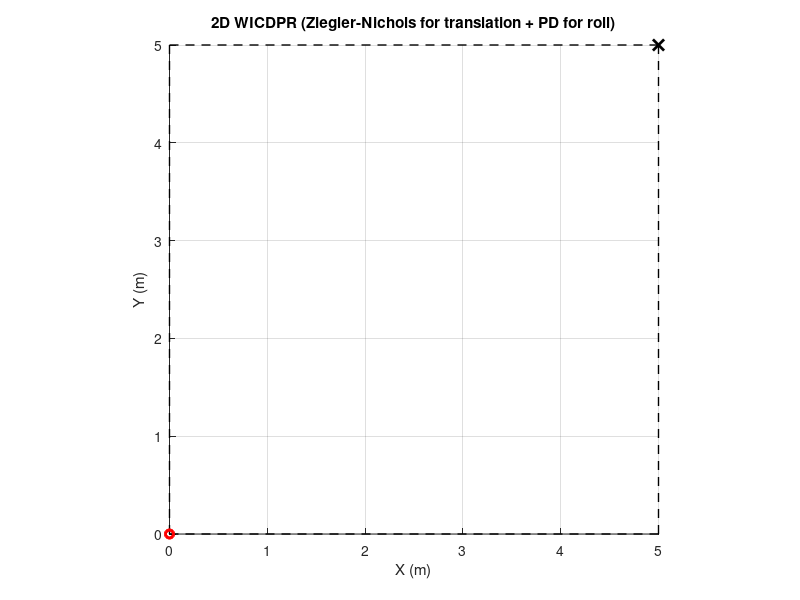

This chart was generated by the following MATLAB code: (Note: this script raises an error after producing the figure.)
%% wicdpr_2d_pid_roll_ZN.m
% 2-Cable WICDPR in 2D with Z-N PID for translation + PD for roll orientation.
%
% Platform: ~30cm wide x 10cm tall, but corners attach at top-left / top-right.
% Anchors: (0, H) and (Lx, H).
%
% State: [ x, y, phi, vx, vy, omega ]
%   x,y   => platform COM in 2D
%   phi   => roll angle (radians)
%   vx,vy => velocities
%   omega => roll rate
%
% By: ADAM MCENEANEY, 20/11/2024

clear; clc; close all;

%% 1) Workspace and user inputs
Lx = input('Enter horizontal workspace limit Lx (m): ');
H  = input('Enter top anchor height H (m): ');
if Lx <= 0 || H <= 0
    error('Lx and H must be positive.');
end

% Enter target within [0..Lx, 0..H], typically below anchors
xt = input(sprintf('Enter target x (0..%.2f): ',Lx));
yt = input(sprintf('Enter target y (0..%.2f): ',H));
if (xt<0 || xt>Lx || yt<0 || yt>H)
    error('Target outside the workspace boundaries.');
end
target = [xt; yt];

%% 2) Physical & Simulation Params
w_platform = 0.30;  % 30 cm wide
h_platform = 0.10;  % 10 cm tall (not heavily used except for drawing)
m = 2.7;            % total mass, [kg]
g = 9.81;           % gravity [m/s^2]
b_lin = 2.0;        % linear damping
dt = 0.01;          % time step
maxSteps = 10000;   % max iteration
posTol   = 0.003;   % settle threshold (3 mm)

% Inertia about the COM for "roll" (approx. rod or box shape)
% For a 30x10 cm rectangle, axis out-of-plane => I ~ (1/12)*m*(width^2)
Izz = (1/12)*m*(w_platform^2 + h_platform^2);
b_rot = 0.5;   % rotational damping

%% 3) Ziegler-Nichols Gains for (x,y)
Ku = input('Enter ultimate gain Ku for ZN: ');
Pu = input('Enter ultimate period Pu for ZN: ');
if Ku<=0 || Pu<=0
    error('Invalid Ku or Pu.');
end

% Classic PID from Z-N:
Kp_zn = 0.6*Ku;
Ti_zn = 0.5*Pu;     % => Ki = Kp / Ti
Ki_zn = Kp_zn / Ti_zn;
Kd_zn = 0.125*Pu*Kp_zn;

% We'll use diagonal gains for x,y
Kp_pid = diag([Kp_zn,Kp_zn]);
Ki_pid = diag([Ki_zn,Ki_zn]);
Kd_pid = diag([Kd_zn,Kd_zn]);

fprintf('\nUsing ZN Gains for translation:\n');
fprintf('Kp=%.3f, Ki=%.3f, Kd=%.3f\n',Kp_zn, Ki_zn, Kd_zn);

%% 4) Orientation PD Gains (roll)
Kp_phi = 5.0;
Kd_phi = 2.0;

%% 5) Anchor points
anchor1 = [0;   H];
anchor2 = [Lx; H];

%% 6) Corner offsets from the COM for top-left and top-right
% We'll only track top edge corners for cable attachments
cornerLocal_L = [-0.5*w_platform; +0.0];
cornerLocal_R = [+0.5*w_platform; +0.0];

%% 7) Initialize state
% state = [x, y, phi, vx, vy, omega]
x0 = Lx/2;   % start mid
y0 = 0.2*H;  % some fraction of the height
phi0 = 0;
vx0 = 0; vy0=0; om0=0;
state = [x0; y0; phi0; vx0;vy0;om0];

int_err = zeros(2,1);
prev_err= zeros(2,1);

%% For storing logs
Nmax = maxSteps;
time_log    = NaN(1,Nmax);
pos_log     = NaN(2,Nmax);
err_log     = NaN(1,Nmax);
roll_log    = NaN(1,Nmax);
cableLen_log= NaN(2,Nmax);
tension_log = NaN(2,Nmax);

settled = false;
settleTime = NaN;

%% 8) Setup Figures
fh = figure('Name','2D WICDPR with ZN + PD Roll');
ax = axes(fh); hold(ax,'on'); grid(ax,'on');
axis(ax,[0 Lx 0 H]); axis(ax,'equal');
xlabel(ax,'X (m)'); ylabel(ax,'Y (m)');
title(ax,'2D WICDPR (Ziegler-Nichols for translation + PD for roll)');

% Plot boundary
plot([0 Lx],[0 0],'k--','LineWidth',1);
plot([0 0],[0 H],'k--','LineWidth',1);
plot([Lx Lx],[0 H],'k--','LineWidth',1);
plot([0 Lx],[H H],'k--','LineWidth',1);

hCornerL = plot(ax,0,0,'ro-','LineWidth',2);
hCornerR = plot(ax,0,0,'ro-','LineWidth',2);
hPlat = plot(ax,0,0,'b-','LineWidth',3);

plot(ax,xt,yt,'kx','LineWidth',2,'MarkerSize',8);

%% 9) Main loop
for step=1:maxSteps
    t_now = (step-1)*dt;
    time_log(step) = t_now;

    % Extract states
    x   = state(1);
    y   = state(2);
    phi = state(3);
    vx  = state(4);
    vy  = state(5);
    om  = state(6);

    pos       = [x;y];
    e         = target - pos;       % (x,y) error
    err_log(step) = norm(e);

    % PD in x,y with ZN-based PID (Kp,Ki,Kd) [we skip integral if you prefer]
    de = (e - prev_err)/dt;
    int_err = int_err + e*dt;  % integral
    prev_err= e;

    F_pid = Kp_pid*e + Ki_pid*int_err + Kd_pid*de;
    % net force minus linear damping + gravity in negative y
    % but here let's do purely F=(F_pid - b_lin*[vx;vy]) + (0,-mg).
    F = F_pid - b_lin*[vx; vy] + [0; m*g];

    % acceleration
    ax_ = (F(1))/m;
    ay_ = (F(2) - m*g)/m;  % subtract mg

    % corners in local -> global
    R = [ cos(phi), -sin(phi);
          sin(phi),  cos(phi)];
    cL = [x;y] + R*cornerLocal_L;
    cR = [x;y] + R*cornerLocal_R;

    % cable directions
    vL = anchor1 - cL;
    vR = anchor2 - cR;
    lenL = norm(vL);
    lenR = norm(vR);
    if lenL>1e-9, uL=vL/lenL; else uL=[0;0]; end
    if lenR>1e-9, uR=vR/lenR; else uR=[0;0]; end

    % T1,T2 that produce net force = F (2x1) if possible:
    A2x2 = [uL(1), uR(1);
            uL(2), uR(2)];
    if rank(A2x2)<2
        Tvals = [0;0];
    else
        Tvals = A2x2 \ F;
    end
    T1 = Tvals(1);  T2 = Tvals(2);

    % sum torque about COM
    % corner offsets in global
    rL = (cL - [x;y]);
    rR = (cR - [x;y]);
    tauRoll = cross2D(rL, T1*uL) + cross2D(rR, T2*uR);
    % orientation PD => keep phi near 0
    tauCtrl = -Kp_phi*phi - Kd_phi*om;
    tauNet  = tauRoll + tauCtrl - (b_rot*om);

    % rotational accel
    om_dot = tauNet / Izz;

    % Integrate
    vx = vx + ax_*dt;
    vy = vy + ay_*dt;
    x  = x  + vx*dt;
    y  = y  + vy*dt;

    om = om + om_dot*dt;
    phi= phi+ om*dt;

    % store back
    state = [x;y;phi;vx;vy;om];

    % clamp to workspace?
    x = max(0, min(Lx, x));
    y = max(0, min(H, y));
    state(1)=x; state(2)=y;

    % logs
    pos_log(:,step)     = [x;y];
    roll_log(step)      = phi;
    cableLen_log(:,step)= [lenL; lenR];
    tension_log(:,step) = [T1; T2];

    % check settle
    speedMag = hypot(vx, vy);
    if ~settled && (err_log(step)<=posTol) && (speedMag<=0.01)
        settled=true;
        settleTime=t_now;
    end

    % update plot
    if mod(step,20)==1
        % corners again
        cL = [x;y] + R*cornerLocal_L;
        cR = [x;y] + R*cornerLocal_R;
        set(hCornerL,'XData',[anchor1(1), cL(1)], 'YData',[anchor1(2), cL(2)]);
        set(hCornerR,'XData',[anchor2(1), cR(1)], 'YData',[anchor2(2), cR(2)]);
        % draw platform top edge
        set(hPlat,'XData',[cL(1), cR(1)], 'YData',[cL(2), cR(2)]);
        drawnow limitrate
    end
end

if settled
    fprintf('\nSettled at t=%.3f s\n',settleTime);
else
    fprintf('\nNot settled after %d steps (%.1f s)\n',maxSteps, maxSteps*dt);
end

%% 10) post-plots
Tend = min(step,maxSteps);
tt  = (0:Tend-1)*dt;

figure('Name','2D WICDPR Results'); 
subplot(3,1,1); hold on; grid on;
plot(tt, pos_log(1,1:Tend),'r','LineWidth',1.5);
plot(tt, pos_log(2,1:Tend),'b','LineWidth',1.5);
legend('X','Y','Location','best');
ylabel('Position (m)'); xlabel('Time (s)');
title('Platform Position vs Time');

subplot(3,1,2); hold on; grid on;
plot(tt, roll_log(1:Tend)*180/pi,'m','LineWidth',1.5);
ylabel('Roll (deg)'); xlabel('Time (s)');
title('Roll Orientation');

subplot(3,1,3); hold on; grid on;
plot(tt, err_log(1:Tend),'k','LineWidth',1.3);
ylabel('Error (m)'); xlabel('Time (s)');
title('Position Error');

figure('Name','Cable Info'); 
subplot(2,1,1); hold on; grid on;
plot(tt, cableLen_log(1,1:Tend),'r','LineWidth',1.2);
plot(tt, cableLen_log(2,1:Tend),'b','LineWidth',1.2);
legend('Cable1','Cable2','Location','best');
ylabel('Cable Length (m)'); xlabel('Time (s)');
title('Cable Lengths');

subplot(2,1,2); hold on; grid on;
plot(tt, tension_log(1,1:Tend),'r','LineWidth',1.2);
plot(tt, tension_log(2,1:Tend),'b','LineWidth',1.2);
legend('T1','T2','Location','best');
ylabel('Cable Tension (N)'); xlabel('Time (s)');
title('Cable Tensions');

%% Helper: cross2D
% cross2D([x1;y1],[x2;y2]) => "z-component" of 3D cross
function zc = cross2D(a,b)
% a,b in R^2 => cross is out-of-plane
zc = a(1)*b(2) - a(2)*b(1);
end
